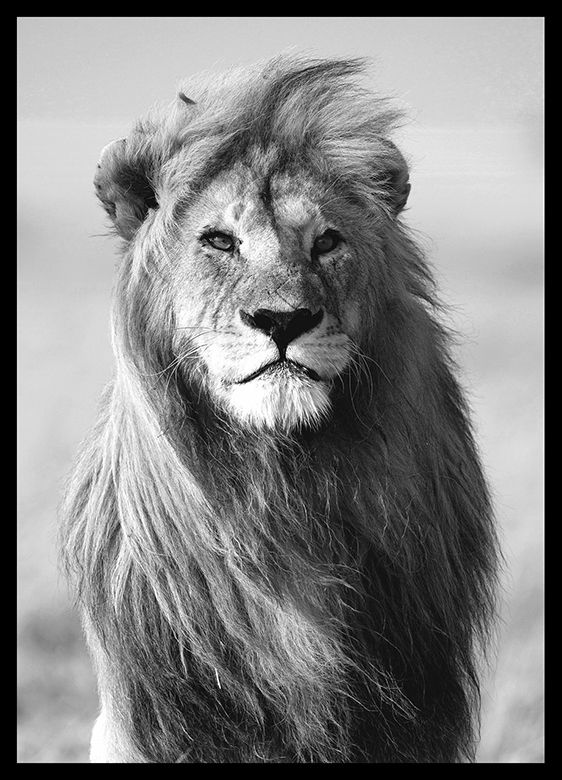
#> input picture processamento de imagens/gatinho.jpg, 562 x 780 px
$ jupyter execute --allow-errors pdi.ipynb
#> lines starting #> are read from the running program, lines starting #| are printed output that depends on the picture
# Processamento digite de imagens

<h4>Primeiro deverá ser importado as bibliotecas que serão uteis</h4>
<p> O pyplot é usado para exibir imagens e criar gráficos e o skimage para fazer a leitura da imagem da mesma pasta do arquivo. </p>

[cell 1]
from matplotlib import pyplot as plt

[cell 2]
from skimage import io

## Niveis de cinza
O algoritmo abaixo faz o processamento para uma imagem RGB para escala de cinza, aplicando um valor constante para cada pixel em cada canal de cor e somando.

[cell 3]
def escalaDeCinza(rgb):
    r, g, b = rgb[:,:,0], rgb[:,:,1], rgb[:,:,2]
    gray = 0.299 * r + 0.587 * g + 0.114 * b

    return gray

[cell 4]
img = io.imread('gatinho.jpg')
#> img is the input picture: shape (780, 562, 3); min 0, max 255, mean 129

plt.imshow(img, cmap='gray')
plt.colorbar()
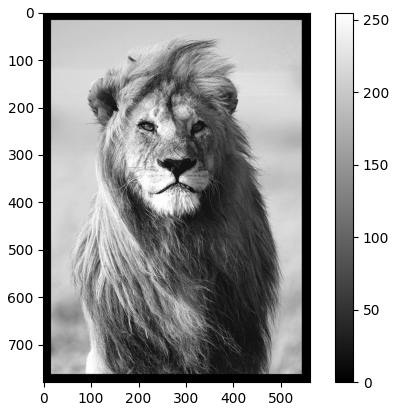
#> figure drawn by matplotlib, 2 panels

## Inversão de cor
Para inverter as cores podemos apenas subtrair o valor do pixel atual de 255 (nível máximo de intensidade)

[cell 5]
# Função inverte cores
row, col, color = img.shape
#> row = 780; col = 562; color = 3

for i in range(row):
    for j in range(col):
        img[i, j] = 255 - img[i, j]
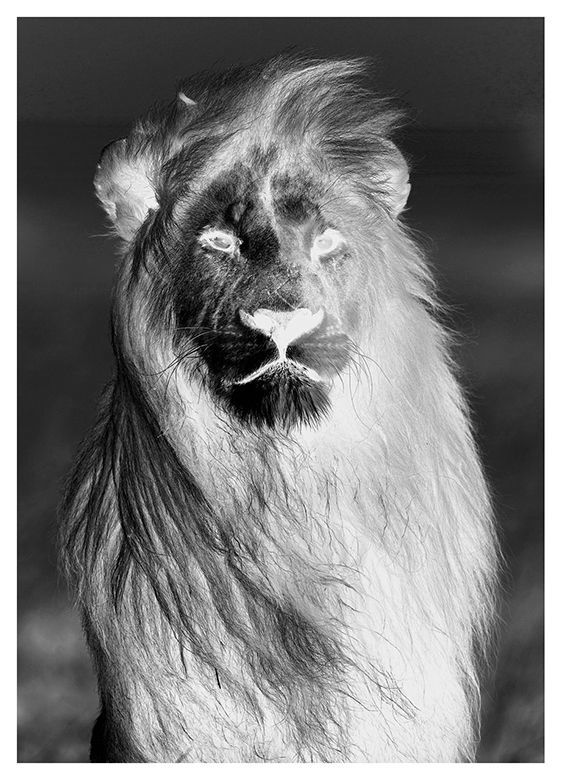
#> img: shape (780, 562, 3); min 0, max 255, mean 126
plt.imshow(img, cmap='gray')
row, col, color = img.shape

<blockquote> OBS: Sempre lembrar de resetar a imagem original antes de usar uma nova técnica. </blockquote>

## Histograma
Para gerar o histograma lemos todos os pixels e mapeamos em uma estrutura de dados dicionário para em seguida gerar o gráfico.

[cell 6]
def gerar_histograma():
    histo = {}
    for i in range(256): # Inicializando o dict
        histo[i] = 0

    for i in range(row):
        for j in range(col):
            histo[img[i, j, 1]] = histo[img[i, j, 1]] + 1
#> after the loop, histo = 256 items
    plt.bar(histo.keys(),histo.values())
    plt.show()
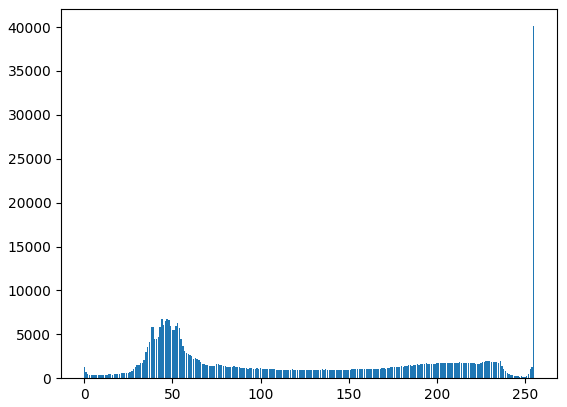
#> figure drawn by matplotlib, 1 panel; tallest bar 40098 high, from x = 254.6 to 255.4

[cell 7]
gerar_histograma()

## Logaritmica
Nessa função é aplicada a fórmula <code>(255 / log(1 + 255 / fator)) * log((1 + r) / fator)</code> para cada pixel e cada canal de cor com base no fator dado pelo usuário. No caso abaixo usamos o fator 5 na imagem do leão e o esperado é que ela deixe a foto mais clara

[cell 8]
# Logaritmica
from math import log

fator = float(input())
#> the answer given: 3

for i in range(row):
    for j in range(col):
        r, g, b = img[i,j,0], img[i,j,1], img[i,j,2]

        img[i,j,0] = (255/log(1+255/fator))*log((1+r)/fator)
        img[i,j,1] = (255/log(1+255/fator))*log((1+g)/fator)
        img[i,j,2] = (255/log(1+255/fator))*log((1+b)/fator)
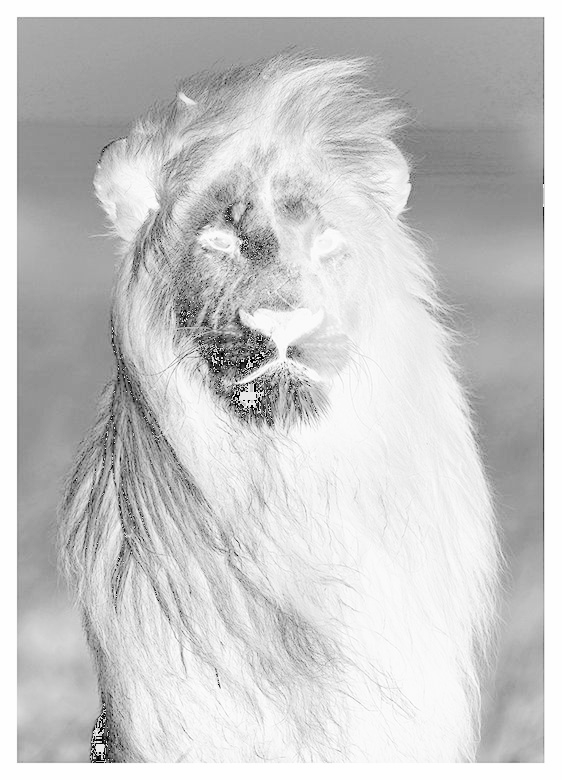
#> img: shape (780, 562, 3); min 0, max 254, mean 200.2
gerar_histograma()
#> in gerar_histograma (call 2), `plt.show()`:
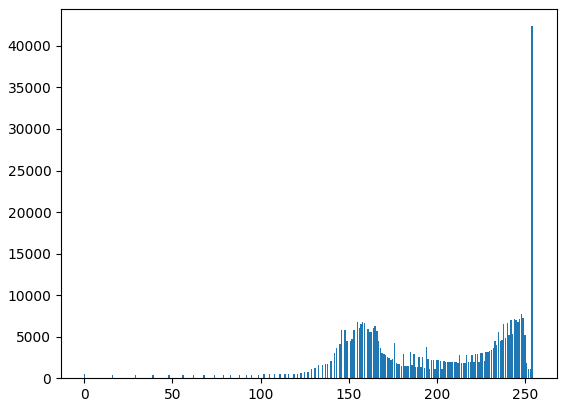
#> figure drawn by matplotlib, 1 panel; tallest bar 42370 high, from x = 253.6 to 254.4
plt.imshow(img, cmap='gray')

<blockquote>Podemos comparar o histograma acima com o da foto original e percebemos uma maior concentração nos pixels de intensidade alta. Concluímos que o algoritmo foi eficiente em fazer o desejado.</blockquote>

## Exponencial
Nessa função é aplicada a fórmula <code>(255 / exp(aux)) * (exp(r) - 1)</code>  onde aux é 255/fator fornecido pelo usuário e, para cada pixel e cada canal de cor com base no fator, que neste caso usamos 25. O esperado desse algoritmo é que ela deixe a foto mais escura

[cell 9]
# Exponencial
from math import exp

fator = float(input())
#> the answer given: 3

for i in range(row):
    for j in range(col):
        aux = 255/fator
        r, g, b = img[i,j,0]/fator, img[i,j,1]/fator, img[i,j,2]/fator

        img[i,j,0] = (255/exp(aux))*(exp(r)-1)
        img[i,j,1] = (255/exp(aux))*(exp(g)-1)
        img[i,j,2] = (255/exp(aux))*(exp(b)-1)
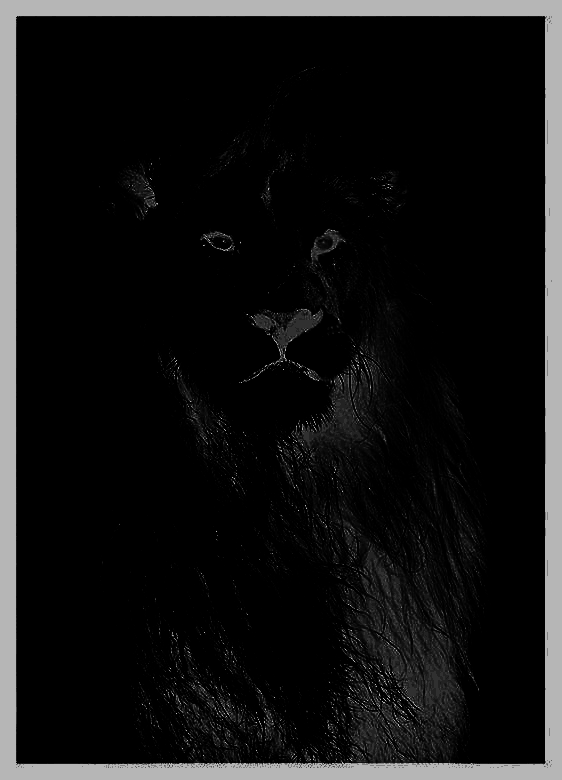
#> img: shape (780, 562, 3); min 0, max 182, mean 20.8
gerar_histograma()
#> in gerar_histograma (call 3), `plt.show()`:
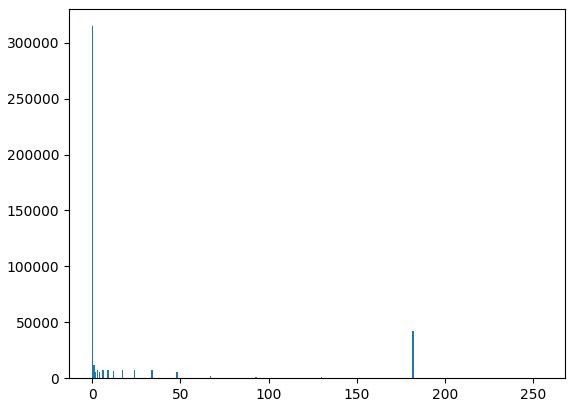
#> figure drawn by matplotlib, 1 panel; tallest bar 314823 high, from x = -0.4 to 0.4
plt.imshow(img, cmap='gray')

<blockquote>Comparando com o histograma original percebe-se que esse concentra a maior parte dos seus pixels próximos a zero. Concluindo o que o algoritmo fez o esperado.  </blockquote>

# Equalizando
Processo para tentar deixar os pixels todos de forma igualmente distribuídos fazendo uma probabilidade cumulativa e usando como parâmetro para o novo valor de cada pixel da imagem.

[cell 10]
# Equalizar
def equalizar():
    histo = {}
    for i in range(256):
        histo[i] = 0

    # Criando o histograma
    for i in range(row):
        for j in range(col):
            histo[img[i, j, 1]] = histo[img[i, j, 1]] + 1
#> after the loop, histo = 256 items

    totPixels = img.shape[0]*img.shape[1]
#> totPixels = 438360
    histoProb = {}

    # Criando o histograma probabilistico
    for i in range(0, 256):
        histoProb[i] = histo[i] / totPixels
#> after the loop, histoProb = 256 items

    plt.bar(histoProb.keys(), histoProb.values())
    plt.show()
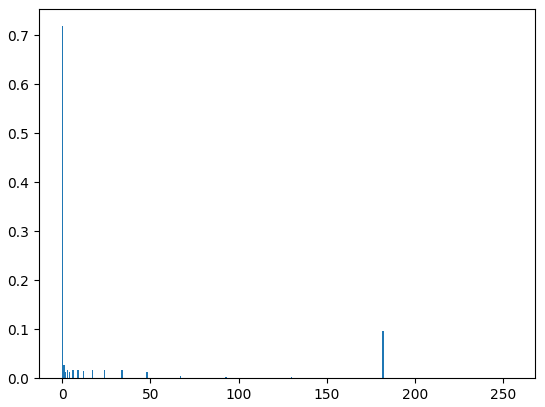
#> figure drawn by matplotlib, 1 panel; tallest bar 0.718 high, from x = -0.4 to 0.4

    # Probabilidade acumulativa
    acc = {}
    sumProb = 0

    for i in range(0, 256):
        if i == 0:
            pass
        else:
            sumProb += histoProb[i-1]
        acc[i] = 255*(histoProb[i] + sumProb)
#> this loop made 256 passes
#> sumProb on passes 2 to 13: 0.718, 0.745, 0.756, 0.772, 0.784, 0.784, 0.801, 0.801, 0.801, 0.817, 0.817, 0.817
#> after the loop, acc = 256 items; sumProb = 1

    plt.bar(acc.keys(), acc.values())
    plt.show()
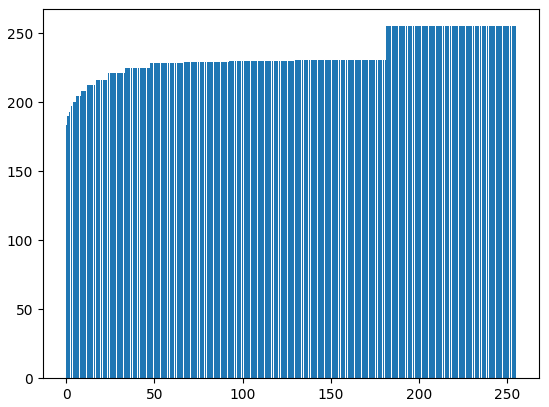
#> figure drawn by matplotlib, 1 panel

    # Equalizando
    for i in range(row):
        for j in range(col):
            img[i, j, 0] = acc[img[i, j, 0]]
            img[i, j, 1] = acc[img[i, j, 1]]
            img[i, j, 2] = acc[img[i, j, 2]]
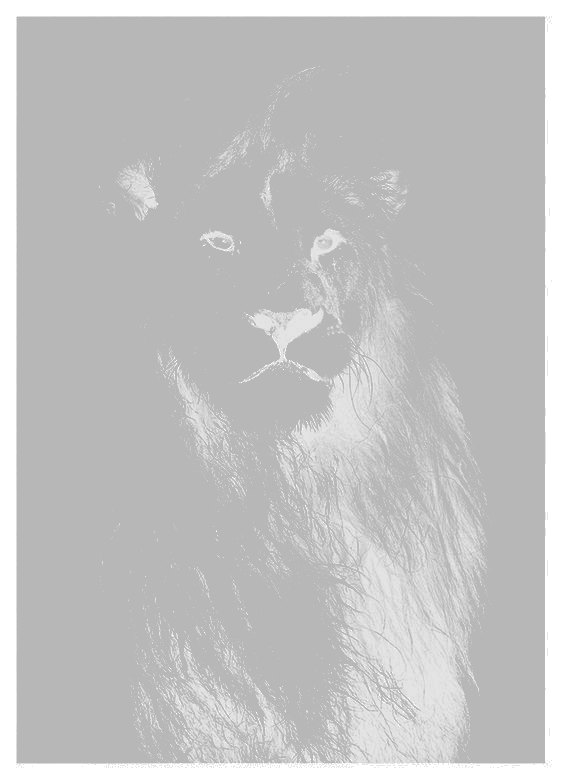
#> img: shape (780, 562, 3); min 183, max 255, mean 194.7
    plt.imshow(img)
    plt.show()
    gerar_histograma()
equalizar()

<blockquote>Comparando o primeiro histograma com o último e percebemos que nesse caso o algoritmo fez um espaçamento dos pixels, deixando um pouco mais escuro o plano de fundo do leão que antes tendiam mais para intensidades mais fortes.</blockquote>

# Especificar
Essa técnica consiste em atribuir manualmente um histograma para uma imagem específica.  Primeiro vamos usar o histograma de outra imagem para atribuir ao histograma do leão

#> (a cell that did not finish here is left out)

[cell 12]
def especificar():
    histo = {}
    for i in range(256):
        histo[i] = 0
#> after the loop, histo = 256 items

    # Criando o histograma
    for i in range(row2):
        for j in range(col2):
            histo[img2[i, j, 1]] = histo[img2[i, j, 1]] + 1

    totPixels = img2.shape[0]*img2.shape[1]
    histoProb = {}

    # Criando o histograma probabilistico
    for i in range(0, 256):
        histoProb[i] = histo[i] / totPixels

    plt.bar(histoProb.keys(), histoProb.values())
    plt.show()

    # Probabilidade acumulativa
    acc = {}
    sumProb = 0

    for i in range(0, 256):
        if i == 0:
            pass
        else:
            sumProb += histoProb[i-1]
        acc[i] = 255*(histoProb[i] + sumProb)

    plt.bar(acc.keys(), acc.values())
    plt.show()

    # Especificando
    for i in range(row):
        for j in range(col):
            img[i, j, 0] = acc[img[i, j, 0]]
            img[i, j, 1] = acc[img[i, j, 1]]
            img[i, j, 2] = acc[img[i, j, 2]]
    plt.imshow(img)
    plt.show()
    gerar_histograma()
#> (the rest of this cell did not finish here and is left out)

$ run again, with processamento de imagens/destaque.jpg copied over processamento de imagens/gatinho.jpg
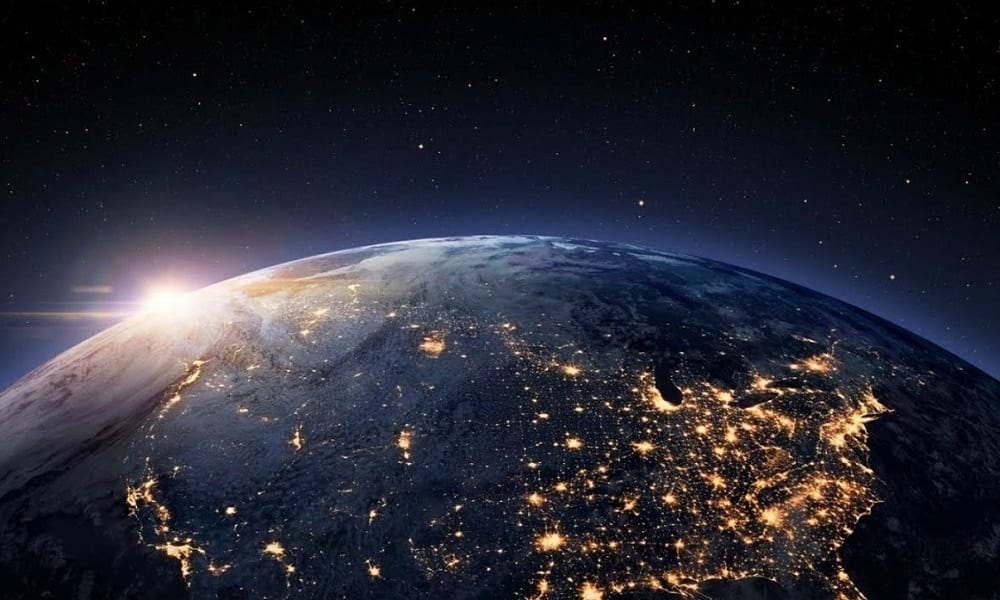
#> input picture processamento de imagens/destaque.jpg, 1000 x 600 px
#> img is the input picture: shape (600, 1000, 3); mean R, G, B 40.3, 40.8, 51.1
#> after the loop `for i in range(row):`:
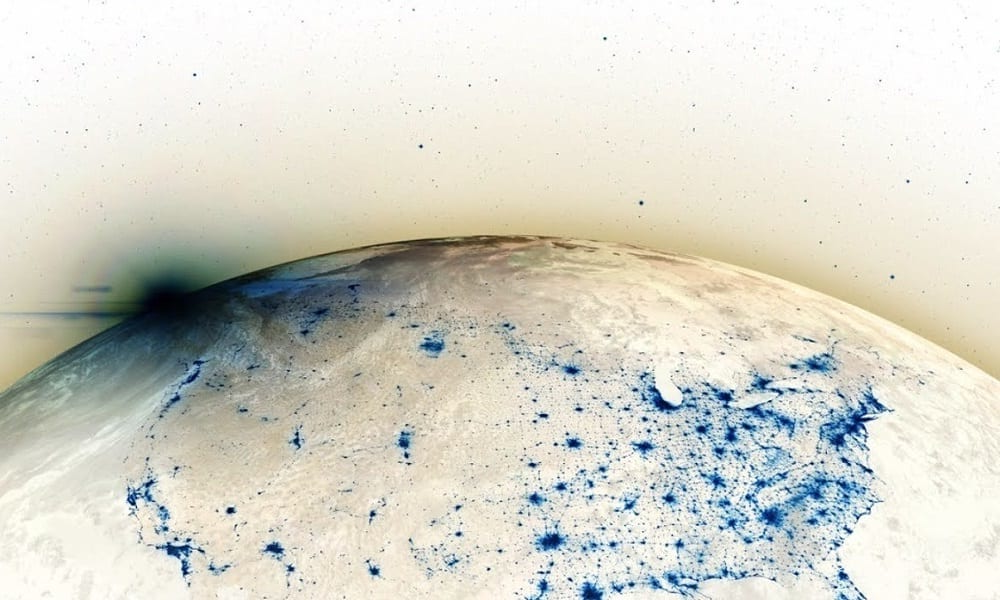
#> img: shape (600, 1000, 3); mean R, G, B 214.7, 214.2, 203.9
#> after the loop in gerar_histograma, `for i in range(row):`: histo = 256 items
#> the loop in equalizar, `for i in range(0, 256):` made 256 passes
#> sumProb on passes 2 to 9: 0.208, 0.245, 0.262, 0.287, 0.306, 0.306, 0.335, 0.335
#> after the loop in equalizar, `for i in range(0, 256):`: sumProb = 1
#> in gerar_histograma (call 4), `plt.show()`:
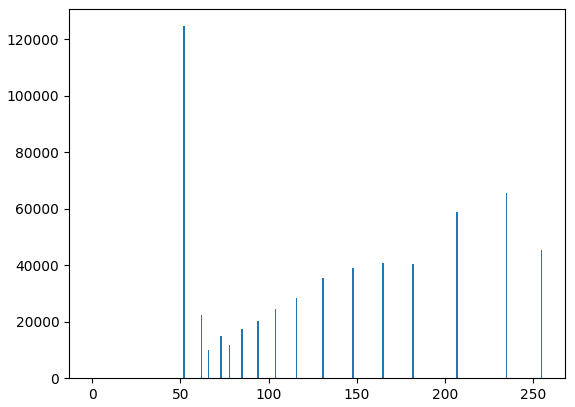
#> figure drawn by matplotlib, 1 panel; tallest bar 124677 high, from x = 51.6 to 52.4
#> after the loop in especificar, `for i in range(256):`: histo = 256 items

$ run again, with processamento de imagens/lua2.jpg copied over processamento de imagens/gatinho.jpg
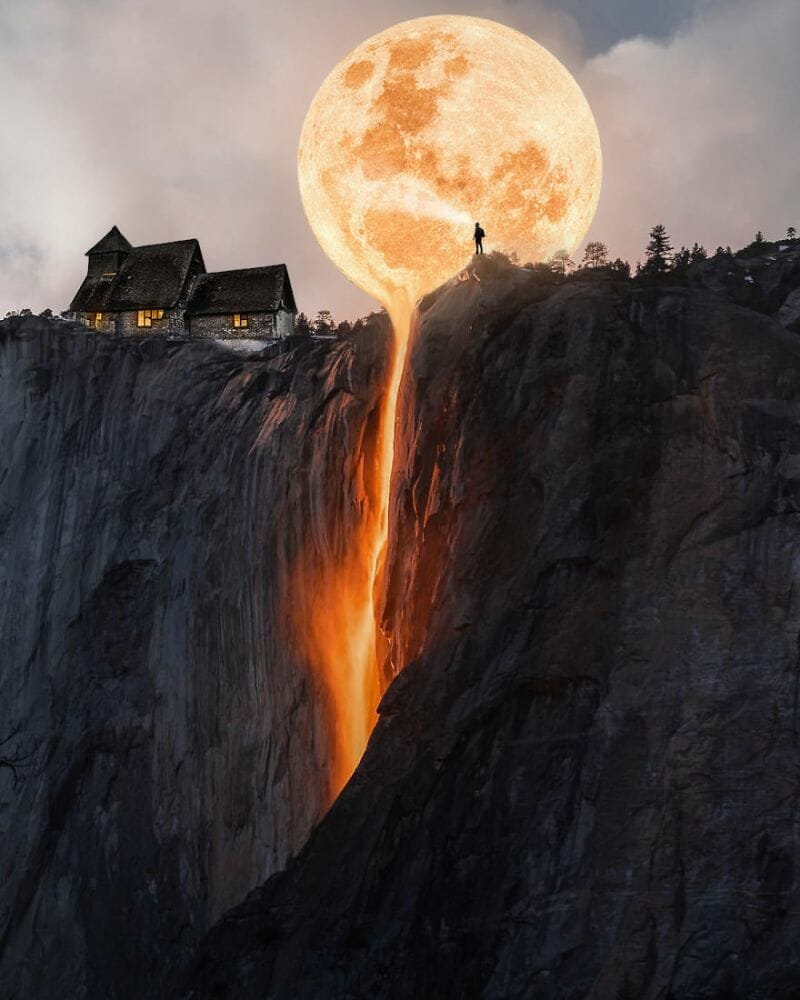
#> input picture processamento de imagens/lua2.jpg, 800 x 1000 px
#> img is the input picture: shape (1000, 800, 3); mean R, G, B 85.2, 73.9, 68.5
#> after the loop in gerar_histograma, `for i in range(row):`: histo = 256 items
#> the loop in equalizar, `for i in range(0, 256):` made 256 passes
#> sumProb on passes 2 to 9: 0.322, 0.346, 0.362, 0.392, 0.42, 0.42, 0.467, 0.467
#> after the loop in equalizar, `for i in range(0, 256):`: sumProb = 1
#> in gerar_histograma (call 4), `plt.show()`:
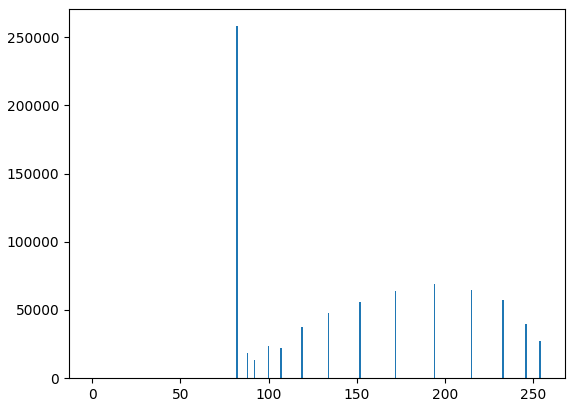
#> figure drawn by matplotlib, 1 panel; tallest bar 257958 high, from x = 81.6 to 82.4
#> after the loop in especificar, `for i in range(256):`: histo = 256 items
